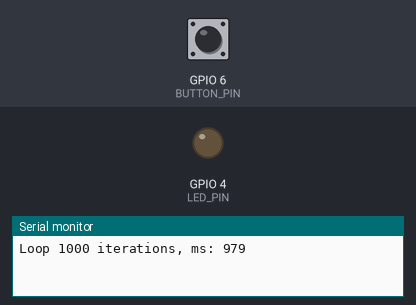
This program was run on a simulated ESP32-S3. Parts: output pins drawn as LEDs (lit = HIGH), the last lines printed to the serial monitor. Dashed ring = blinking. The inputs (shaded band) are chosen by the test bench; at power-on: GPIO 6 (BUTTON_PIN) HIGH.

Above: at 1.2 s.
1.3 s: GPIO 6 (BUTTON_PIN) pulled LOW for 0.15 s
2.9 s: GPIO 6 (BUTTON_PIN) pulled LOW for 1 s
At 4.3 s:
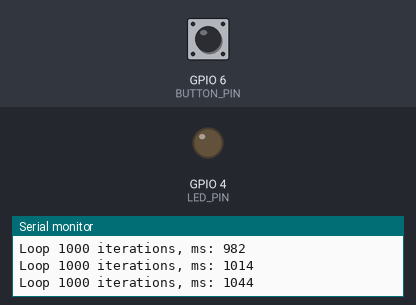
5.4 s: GPIO 6 (BUTTON_PIN) pulled LOW for 3.2 s
At 5.8 s:
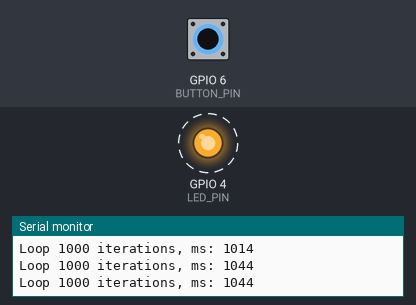
Timing chart, 0 to 16.1 s (numbered marks = the images above; inputs shaded):
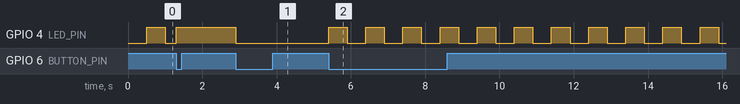

Measured:
- after the input at 2.9 s, GPIO 4 (LED_PIN): HIGH → LOW at once
- after the input at 5.4 s, GPIO 4 (LED_PIN): alternates HIGH for 0.50 s and LOW for 0.50 s, starting at once

The program:

main.cpp
```cpp
#include <Arduino.h>

// 1. Оголосити enum class для стану LED:
enum class LedState : uint8_t
{
    Off = 0,
    On = 1
};

// 2. Створити constexpr-константи
constexpr uint8_t LED_PIN = 4;
constexpr uint8_t BUTTON_PIN = 6;
constexpr unsigned long BLINK_INTERVAL_MS = 500;

// 3. Створити клас-конфігурацію або namespace для додаткових параметрів:
class Config
{
public:
    static const uint8_t BlinksNum = 10;
    static const unsigned long DebounceTimeMs = 50;
};

// 4. Створити клас Led.
class Led
{
public:
    explicit Led(uint8_t pin);
    void init();
    void set(LedState state);
    LedState state() const;

private:
    uint8_t pin_;
    LedState currentState_{LedState::Off};
};
// Конструктор
Led::Led(uint8_t pin) : pin_(pin) {}

void Led::init() {
    pinMode(pin_, OUTPUT);
}

void Led::set(LedState state)
{
    currentState_ = state;
    digitalWrite(pin_, (state == LedState::On) ? HIGH : LOW);
}

LedState Led::state() const
{
    return currentState_;
}
// 7. Створити об'єкт Led.
Led led(LED_PIN);

// 5. Робимо розширену версію з режимами,
enum class LedMode : uint8_t
{
    Blinking,
    AlwaysOn,
    AlwaysOff
};
LedMode currentMode = LedMode::Blinking;

// 6.Кнопка з перериванням:
volatile bool buttonPressed = false;
unsigned long lastPressedTime = 0;

// 8. Написати ISR для кнопки.
void buttonISR() {
    buttonPressed = true;
}

void setup()
{
    // 9. Ініціалізувати Serial, якщо потрібен для відлагодження
    Serial.begin(115200);
    // 10. Викликати led.init()
    led.init();

    // 11. Якщо є кнопка:
    pinMode(BUTTON_PIN, INPUT_PULLUP);
    attachInterrupt(digitalPinToInterrupt(BUTTON_PIN), buttonISR, FALLING);

}

unsigned long previousMillis = 0;
unsigned long loopCount = 0;
unsigned long loopStartTime = 0;

void loop()
{
    // 13. Отримати поточний час через millis()
    unsigned long currentMillis = millis();
    loopCount++;

    // 15. Якщо є кнопка:
    if (buttonPressed == true) {
        buttonPressed = false;

        if (currentMode == LedMode::Blinking) {
            currentMode = LedMode::AlwaysOn;
        } else if (currentMode == LedMode::AlwaysOn) {
            currentMode = LedMode::AlwaysOff;
        } else {
            currentMode = LedMode::Blinking;
        }
    }

    // 14. Реалізувати неблокуюче блимання:

    if (currentMode == LedMode::Blinking) {
        // блимання прямо тут
        if (currentMillis - previousMillis >= BLINK_INTERVAL_MS) {
            previousMillis = currentMillis;
            if (led.state() == LedState::Off) {
                led.set(LedState::On);
            } else {
                led.set(LedState::Off);
            }
        }
    } else if (currentMode == LedMode::AlwaysOn) {
        led.set(LedState::On);
    } else {
        led.set(LedState::Off);
    }


    // 19. Опційно: виміряти час однієї ітерації superloop
    if (loopCount >= 1000) {
        unsigned long elapsed = currentMillis - loopStartTime;
        Serial.print("Loop 1000 iterations, ms: ");
        Serial.println(elapsed);
        loopCount = 0;
        loopStartTime = currentMillis;
    }
}
```
